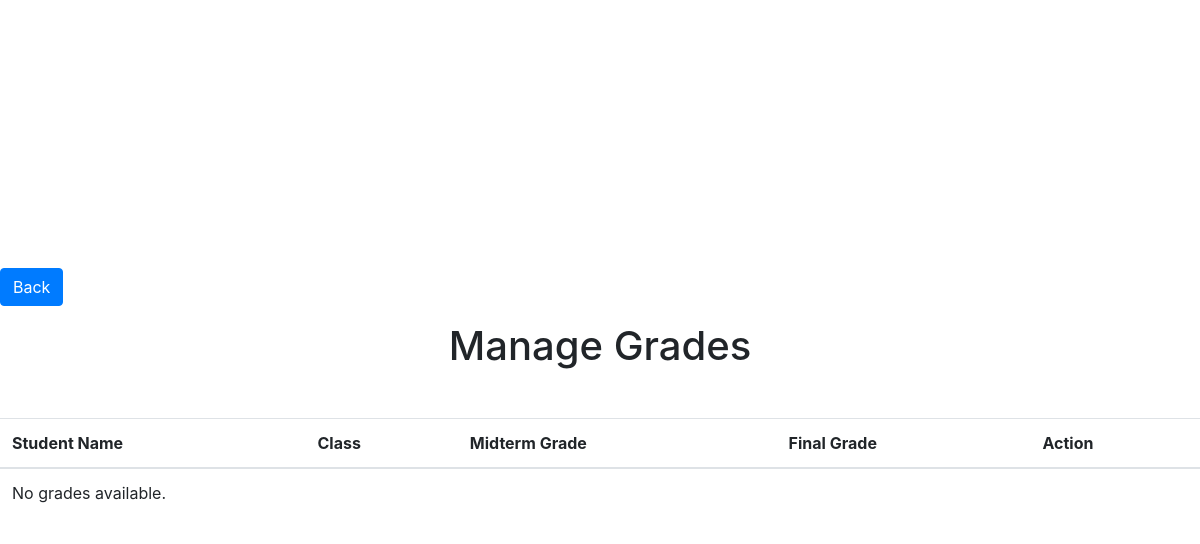
Page /teacher/feed/ on the earlier database version.
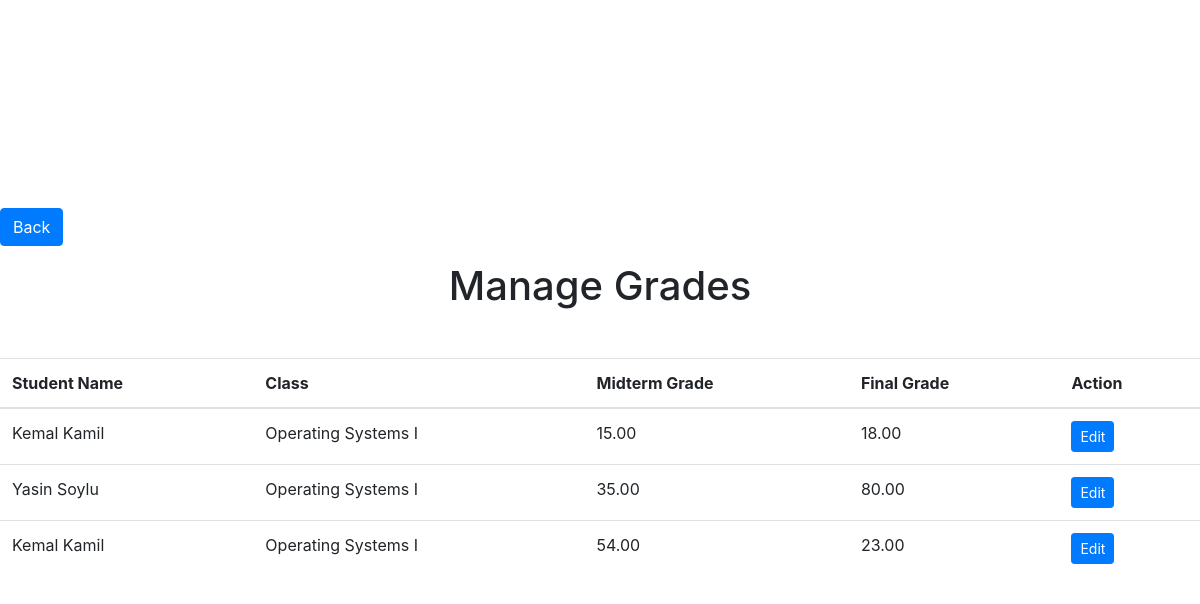
Same page on the later database version.
### core/models.py (models this page shows)
class Grade(models.Model):
    id = models.AutoField(primary_key=True)
    student = models.ForeignKey(Student, on_delete=models.CASCADE)
    class_field = models.ForeignKey(Class, on_delete=models.CASCADE)
    midterm = models.DecimalField(max_digits=5, decimal_places=2)
    final = models.DecimalField(max_digits=5, decimal_places=2)

class Student(models.Model):
    id = models.AutoField(primary_key=True)
    firstname = models.CharField(max_length=100)
    lastname = models.CharField(max_length=100)
    student_id = models.CharField(max_length=20)

class Class(models.Model):
    id = models.AutoField(primary_key=True)
    teacher = models.ForeignKey(Teacher, on_delete=models.CASCADE)
    students = models.ManyToManyField('Student')
    class_name = models.CharField(max_length=100)

### core/views.py (the view)
# urls.py: path('teacher/feed/', views.teacher_feed, name='teacher-feed'),
def teacher_feed(request):
    grades = Grade.objects.select_related('student').all()
    context = {'grades': grades}
    return render(request, 'teacher/teacher_feed.html', context)

### core/templates/teacher/teacher_feed.html
{% extends 'base.html' %}
{% block content %}
<div class="d-flex flex-column align-items-center justify-content-center" style="min-height: 100vh;">
  <a href="{% url 'teacher-login' %}" class="btn btn-primary mb-3" style="align-self: flex-start;">Back</a>
  <h1 class="mb-5">Manage Grades</h1>
  <table class="table">
    <thead>
      <tr>
        <th>Student Name</th>
        <th>Class</th>
        <th>Midterm Grade</th>
        <th>Final Grade</th>
        <th>Action</th>
      </tr>
    </thead>
    <tbody>
      {% for grade in grades %}
      <tr>
        <td>{{ grade.student.firstname }} {{ grade.student.lastname }}</td>
        <td>{{ grade.class_field.class_name }}</td>
        <td>{{ grade.midterm|default:"0" }}</td>
        <td>{{ grade.final|default:"0" }}</td>
        <td>
          <a href="{% url 'edit-grades' grade.id %}" class="btn btn-primary btn-sm">Edit</a>
        </td>
      </tr>
      {% empty %}
      <tr>
        <td colspan="5">No grades available.</td>
      </tr>
      {% endfor %}
    </tbody>
  </table>
</div>
{% endblock %}

Differences in the rows shown:
added Grade: student.firstname "Kemal", student.lastname "Kamil", class_field.class_name "Operating Systems I", midterm "15.00", final "18.00"
added Grade: student.firstname "Yasin", student.lastname "Soylu", class_field.class_name "Operating Systems I", midterm "35.00", final "80.00"
added Grade: student.firstname "Kemal", student.lastname "Kamil", class_field.class_name "Operating Systems I", midterm "54.00", final "23.00"
Other differences:
text no longer shown: "No grades available."
